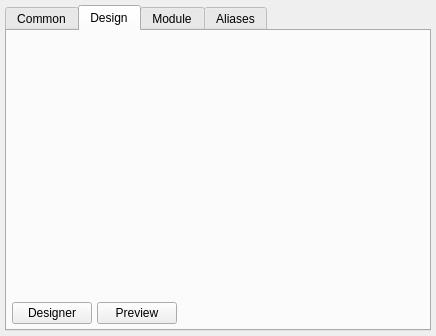
<ui version="4.0" >
 <class>dEditDialog</class>
 <widget class="Q3MainWindow" name="dEditDialog" >
  <property name="geometry" >
   <rect>
    <x>0</x>
    <y>0</y>
    <width>436</width>
    <height>336</height>
   </rect>
  </property>
  <property name="windowTitle" >
   <string>Form</string>
  </property>
  <widget class="QWidget" name="widget" >
   <property name="geometry" >
    <rect>
     <x>0</x>
     <y>0</y>
     <width>436</width>
     <height>336</height>
    </rect>
   </property>
   <layout class="QGridLayout" >
    <item row="0" column="0" >
     <widget class="QTabWidget" name="tabWidget3" >
      <property name="currentIndex" >
       <number>1</number>
      </property>
      <widget class="QWidget" name="TabPage" >
       <attribute name="title" >
        <string>Common</string>
       </attribute>
       <layout class="QGridLayout" >
        <item row="6" column="0" colspan="7" >
         <layout class="QVBoxLayout" >
          <item>
           <widget class="QLabel" name="textLabel4" >
            <property name="text" >
             <string>Description:</string>
            </property>
            <property name="wordWrap" >
             <bool>false</bool>
            </property>
           </widget>
          </item>
          <item>
           <widget class="Q3TextEdit" name="eDescription" />
          </item>
         </layout>
        </item>
        <item row="1" column="0" >
         <widget class="QLabel" name="textLabel1" >
          <property name="minimumSize" >
           <size>
            <width>100</width>
            <height>0</height>
           </size>
          </property>
          <property name="text" >
           <string>Module file</string>
          </property>
          <property name="wordWrap" >
           <bool>false</bool>
          </property>
         </widget>
        </item>
        <item rowspan="2" row="4" column="0" >
         <widget class="QLabel" name="textLabel1_3_2" >
          <property name="text" >
           <string>Form mode:</string>
          </property>
          <property name="wordWrap" >
           <bool>false</bool>
          </property>
         </widget>
        </item>
        <item row="1" column="1" colspan="6" >
         <widget class="QLineEdit" name="eModFile" />
        </item>
        <item row="0" column="0" >
         <widget class="QLabel" name="textLabel1_2" >
          <property name="minimumSize" >
           <size>
            <width>100</width>
            <height>0</height>
           </size>
          </property>
          <property name="text" >
           <string>Name</string>
          </property>
          <property name="wordWrap" >
           <bool>false</bool>
          </property>
         </widget>
        </item>
        <item row="3" column="0" >
         <widget class="QLabel" name="textLabel1_3" >
          <property name="text" >
           <string>Use for:</string>
          </property>
          <property name="wordWrap" >
           <bool>false</bool>
          </property>
         </widget>
        </item>
        <item row="2" column="1" colspan="6" >
         <widget class="QLineEdit" name="eFormFile" >
          <property name="readOnly" >
           <bool>true</bool>
          </property>
         </widget>
        </item>
        <item row="5" column="1" colspan="3" >
         <widget class="QComboBox" name="cbFormMode" >
          <item>
           <property name="text" >
            <string>Dialog</string>
           </property>
          </item>
         </widget>
        </item>
        <item row="0" column="1" colspan="6" >
         <widget class="QLineEdit" name="eName" >
          <property name="readOnly" >
           <bool>false</bool>
          </property>
         </widget>
        </item>
        <item row="2" column="0" >
         <widget class="QLabel" name="textLabel2" >
          <property name="minimumSize" >
           <size>
            <width>100</width>
            <height>0</height>
           </size>
          </property>
          <property name="text" >
           <string>Form file</string>
          </property>
          <property name="wordWrap" >
           <bool>false</bool>
          </property>
         </widget>
        </item>
        <item rowspan="2" row="3" column="1" >
         <widget class="QCheckBox" name="cbNew" >
          <property name="text" >
           <string>New</string>
          </property>
         </widget>
        </item>
        <item rowspan="2" row="3" column="2" >
         <widget class="QCheckBox" name="cbView" >
          <property name="text" >
           <string>View</string>
          </property>
         </widget>
        </item>
        <item rowspan="2" row="3" column="3" colspan="2" >
         <widget class="QCheckBox" name="cbEdit" >
          <property name="text" >
           <string>Edit</string>
          </property>
         </widget>
        </item>
        <item rowspan="2" row="3" column="5" >
         <widget class="QCheckBox" name="cbSelect" >
          <property name="text" >
           <string>Selection</string>
          </property>
         </widget>
        </item>
        <item rowspan="2" row="3" column="6" >
         <spacer>
          <property name="orientation" >
           <enum>Qt::Vertical</enum>
          </property>
          <property name="sizeType" >
           <enum>QSizePolicy::Expanding</enum>
          </property>
          <property name="sizeHint" >
           <size>
            <width>30</width>
            <height>21</height>
           </size>
          </property>
         </spacer>
        </item>
        <item row="5" column="4" colspan="3" >
         <widget class="QCheckBox" name="cbReadOnly" >
          <property name="text" >
           <string>Read only</string>
          </property>
         </widget>
        </item>
       </layout>
      </widget>
      <widget class="QWidget" name="tab" >
       <attribute name="title" >
        <string>Design</string>
       </attribute>
       <layout class="QGridLayout" >
        <item row="0" column="0" colspan="3" >
         <widget class="Q3Frame" name="frame3" >
          <property name="frameShape" >
           <enum>QFrame::NoFrame</enum>
          </property>
          <property name="frameShadow" >
           <enum>QFrame::Plain</enum>
          </property>
         </widget>
        </item>
        <item row="1" column="0" colspan="2" >
         <spacer>
          <property name="orientation" >
           <enum>Qt::Vertical</enum>
          </property>
          <property name="sizeType" >
           <enum>QSizePolicy::Expanding</enum>
          </property>
          <property name="sizeHint" >
           <size>
            <width>151</width>
            <height>171</height>
           </size>
          </property>
         </spacer>
        </item>
        <item row="2" column="0" >
         <widget class="QPushButton" name="pbDesigner" >
          <property name="text" >
           <string>Designer</string>
          </property>
         </widget>
        </item>
        <item row="2" column="1" >
         <widget class="QPushButton" name="bPreview" >
          <property name="text" >
           <string>Preview</string>
          </property>
         </widget>
        </item>
        <item row="2" column="2" >
         <spacer>
          <property name="orientation" >
           <enum>Qt::Horizontal</enum>
          </property>
          <property name="sizeHint" >
           <size>
            <width>40</width>
            <height>20</height>
           </size>
          </property>
         </spacer>
        </item>
       </layout>
      </widget>
      <widget class="QWidget" name="tab" >
       <attribute name="title" >
        <string>Module</string>
       </attribute>
       <layout class="QGridLayout" >
        <item row="0" column="0" >
         <widget class="QSEditor" native="1" name="eModule" />
        </item>
       </layout>
      </widget>
      <widget class="QWidget" name="TabPage" >
       <attribute name="title" >
        <string>Aliases</string>
       </attribute>
       <layout class="QGridLayout" >
        <item row="0" column="0" >
         <widget class="Q3Table" name="tAliases" >
          <property name="numRows" >
           <number>0</number>
          </property>
          <property name="numCols" >
           <number>2</number>
          </property>
          <column>
           <property name="text" >
            <string>Lang</string>
           </property>
          </column>
          <column>
           <property name="text" >
            <string>Name</string>
           </property>
          </column>
         </widget>
        </item>
       </layout>
      </widget>
     </widget>
    </item>
   </layout>
  </widget>
 </widget>
 <layoutdefault spacing="5" margin="5" />
 <pixmapfunction>rcIcon</pixmapfunction>
 <customwidgets>
  <customwidget>
   <class>Q3Frame</class>
   <extends>QFrame</extends>
   <header>Qt3Support/Q3Frame</header>
   <container>1</container>
  </customwidget>
  <customwidget>
   <class>Q3MainWindow</class>
   <extends>QWidget</extends>
   <header>q3mainwindow.h</header>
   <container>1</container>
  </customwidget>
  <customwidget>
   <class>Q3Table</class>
   <extends>Q3Frame</extends>
   <header>q3table.h</header>
  </customwidget>
  <customwidget>
   <class>Q3TextEdit</class>
   <extends>Q3Frame</extends>
   <header>q3textedit.h</header>
  </customwidget>
  <customwidget>
   <class>QSEditor</class>
   <extends>QWidget</extends>
   <header>qseditor.h</header>
  </customwidget>
 </customwidgets>
 <includes>
  <include location="local" >mdtree.h</include>
  <include location="local" >formdesigner.h</include>
  <include location="local" >aliaseditor.h</include>
  <include location="local" >mainform.h</include>
  <include location="local" >qseditor.h</include>
 </includes>
 <resources/>
 <connections>
  <connection>
   <sender>bPreview</sender>
   <signal>clicked()</signal>
   <receiver>dEditDialog</receiver>
   <slot>formPreview()</slot>
   <hints>
    <hint type="sourcelabel" >
     <x>20</x>
     <y>20</y>
    </hint>
    <hint type="destinationlabel" >
     <x>20</x>
     <y>20</y>
    </hint>
   </hints>
  </connection>
  <connection>
   <sender>pbDesigner</sender>
   <signal>clicked()</signal>
   <receiver>dEditDialog</receiver>
   <slot>EditForm()</slot>
   <hints>
    <hint type="sourcelabel" >
     <x>20</x>
     <y>20</y>
    </hint>
    <hint type="destinationlabel" >
     <x>20</x>
     <y>20</y>
    </hint>
   </hints>
  </connection>
 </connections>
</ui>
